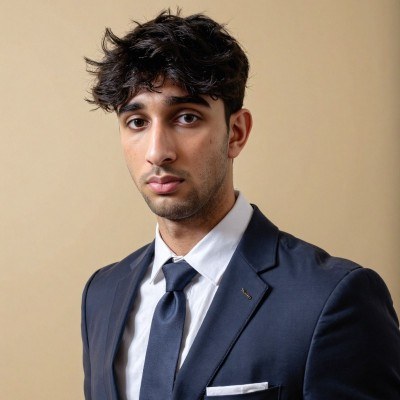
#> input picture Profile_Pic.jpg, 400 x 400 px
$ python generate.py
#> lines starting #> are read from the running program, lines starting #| are printed output that depends on the picture
### scripts/portrait.py
"""Turns Profile_Pic.jpg into colored ASCII rows: [[(char, hex_color | None), ...], ...]."""
from pathlib import Path

from PIL import Image, ImageEnhance, ImageFilter, ImageOps

SRC = Path(__file__).resolve().parent.parent / 'Profile_Pic.jpg'
RAMP = '@%#*+=-:.'          # dark pixel -> dense glyph, so hair and suit carry the shape
BACKDROP = (215, 190, 150)  # photo's beige wall, dropped to blank space


def portrait(cols=54, rows=34, crop=(80, 20, 330, 330)):
    im = Image.open(SRC).convert('RGB').crop(crop)
    im = im.filter(ImageFilter.UnsharpMask(radius=3, percent=160, threshold=2))
    small = im.resize((cols, rows), Image.LANCZOS)
    lum = ImageOps.autocontrast(small.convert('L'), cutoff=2)
    color = ImageEnhance.Color(ImageEnhance.Brightness(small).enhance(1.35)).enhance(1.4)

    def lift(c):  # keep darks readable on a dark terminal; quantize so runs merge into fewer tspans
        return min(255, max(90, c) // 20 * 20 + 10)

    out = []
    for y in range(rows):
        row = []
        for x in range(cols):
            r, g, b = small.getpixel((x, y))
            if ((r - BACKDROP[0]) ** 2 + (g - BACKDROP[1]) ** 2 + (b - BACKDROP[2]) ** 2) ** 0.5 < 50:
                row.append((' ', None))
                continue
            v = lum.getpixel((x, y)) / 255
            R, G, B = color.getpixel((x, y))
            row.append((RAMP[min(len(RAMP) - 1, int(v * len(RAMP)))], f'#{lift(R):02x}{lift(G):02x}{lift(B):02x}'))
        out.append(row)
    return out

### scripts/generate.py
"""Builds every SVG in assets/ for the profile README.

    python3 scripts/generate.py      (needs Pillow)

All copy lives in the CONTENT section below. Edit it, re-run, commit the assets.
GitHub renders these through <img>, so everything is self-contained: no JS, no external
fonts or images, animations are SMIL, and links live on the <a> wrapping each image.
"""
import textwrap
from pathlib import Path
from xml.sax.saxutils import escape

from portrait import portrait

ASSETS = Path(__file__).resolve().parent.parent / 'assets'

# ─────────────────────────────── CONTENT ───────────────────────────────

USER, HOST = 'ali', 'shamsi'   # shows as ali@shamsi in every prompt, window title and the neofetch title

NEOFETCH = [
    ('OS', 'Computer Engineering @ SFU'),
    ('Uptime', '4th year · grad Dec 2026'),
    ('Host', 'Vancouver, BC'),
    ('Kernel', 'prev. SWE co-op @ TELUS'),
    ('Firmware', 'C on ARM · SFU Robot Soccer'),
    ('Shell', 'Python · TypeScript · C++ · Rust'),
    ('Frameworks', 'React · Next.js · FastAPI · OpenCV'),
    ('Packages', '14 public repos'),
    ('Now', 'shipping a personal RAG chatbot'),
    ('Fuel', 'coffee, refilled per commit'),
    ('Offline', 'mountain biking · skiing'),
    ('Web', 'ali-shamsi-dev.netlify.app'),
]

PROJECTS = [
    dict(slug='paddlepal', name='PaddlePal', badge='capstone · A',
         desc='Smart pickleball paddle. RP2040 firmware reads impact sensors and streams '
              'over BLE to a native iOS app for swing and hit-zone analytics.',
         stack=['react-native', 'hardware', 'firebase', 'c++']),
    dict(slug='steadyscript', name='SteadyScript', badge='★ nwHacks 2026 ×2 Winner',
         desc='Tremor-therapy biofeedback. OpenCV tracks a pen over webcam, a custom '
              'jitter algorithm scores steadiness, Arduino LEDs react live.',
         stack=['react', 'fastapi', 'opencv', 'arduino']),
    dict(slug='portfolio-v3', name='Portfolio + RAG', badge='● live',
         desc='My site, plus a chatbot that answers questions about my work: Cloudflare '
              'Worker API, Qdrant vector search, Gemini embeddings and LLM fallback chain.',
         stack=['react', 'vite', 'cloudflare', 'qdrant', 'gemini']),
    dict(slug='phishnet', name='PhishNet.AI', badge='AI/ML hackathon',
         desc='Paste an email, get a phishing verdict. SVC + TF-IDF classifier behind a '
              'Flask API, plus a Learning Mode that trains you to spot phish yourself.',
         stack=['scikit-learn', 'flask', 'nltk', 'pandas', 'js']),
]

STACK = [
    ('languages', ['python', 'typescript', 'javascript', 'c', 'c++', 'sql', 'cuda']),
    ('ai-ml', ['pytorch', 'tensorflow', 'langchain', 'hugging-face', 'opencv', 'scikit-learn', 'whisper']),
    ('web', ['react', 'next.js', 'react-native', 'expo', 'fastapi', 'flask', 'node.js', 'tailwind']),
    ('cloud', ['gcp', 'cloudflare', 'firebase', 'qdrant', 'docker', 'terraform']),
    ('hardware', ['embeded c', 'bare metal', 'arduino', 'fpga', 'vivado', 'altera', 'i2c', 'spi', 'uart']),
    ('tools', ['git', 'linux terminal', 'cicd', 'github actions', 'pytest', 'claude-code', 'mcp', 'api']),
]

CONTACT = [('email', 'pink'), ('linkedin', 'cyan'), ('website', 'green'), ('resume', 'yellow')]

# ─────────────────────────────── THEME ───────────────────────────────

C = dict(bg='#0f1117', bar='#1a1d27', border='#2d3140', fg='#f8f8f2', dim='#6272a4',
         pink='#ff79c6', purple='#bd93f9', green='#50fa7b', cyan='#8be9fd', yellow='#f1fa8c',
         orange='#ffb86c', red='#ff5555')
MONO = "ui-monospace,SFMono-Regular,'SF Mono',Menlo,Consolas,'Liberation Mono',monospace"
CH = 0.602  # monospace advance per 1px of font-size (Menlo/SF Mono); narrower fonts just leave slack


def save(name, w, h, body):
    svg = (f'<svg xmlns="http://www.w3.org/2000/svg" viewBox="0 0 {w} {h}" width="{w}" height="{h}" '
           f'font-family="{MONO}">{body}</svg>')
    (ASSETS / name).write_text(svg)


def window(w, h, title):
    return (f'<rect x="1" y="1" width="{w-2}" height="{h-2}" rx="12" fill="{C["bg"]}" stroke="{C["border"]}" stroke-width="1.5"/>'
            f'<path d="M1 13a12 12 0 0 1 12-12h{w-26}a12 12 0 0 1 12 12v23H1z" fill="{C["bar"]}"/>'
            f'<line x1="1" y1="36" x2="{w-1}" y2="36" stroke="{C["border"]}"/>'
            f'<circle cx="22" cy="18.5" r="6" fill="#ff5f57"/><circle cx="42" cy="18.5" r="6" fill="#febc2e"/>'
            f'<circle cx="62" cy="18.5" r="6" fill="#28c840"/>'
            f'<text x="{w/2}" y="23" text-anchor="middle" font-size="13" fill="{C["dim"]}">{escape(title)}</text>')


def prompt(x, y, path='~', cmd=''):
    return (f'<text x="{x}" y="{y}" font-size="15" xml:space="preserve">'
            f'<tspan fill="{C["green"]}" font-weight="700">{USER}@{HOST}</tspan>'
            f'<tspan fill="{C["fg"]}">:</tspan><tspan fill="{C["purple"]}" font-weight="700">{path}</tspan>'
            f'<tspan fill="{C["fg"]}">$ {escape(cmd)}</tspan></text>')


def prompt_width(path):
    return len(f'{USER}@{HOST}:{path}$ ') * 15 * CH


def typed(text, x, y, start, step=0.08, size=15):
    """Reveals one character at a time; independent of the viewer's font width."""
    spans = ''.join(f'<tspan visibility="hidden">{"&#160;" if ch == " " else escape(ch)}'
                    f'<set attributeName="visibility" to="visible" begin="{start + i*step:.2f}s" fill="freeze"/></tspan>'
                    for i, ch in enumerate(text))
    return f'<text x="{x:.0f}" y="{y}" font-size="{size}" fill="{C["fg"]}" xml:space="preserve">{spans}</text>'


def appear(inner, t, dur=0.25):
    return (f'<g opacity="0">{inner}<animate attributeName="opacity" from="0" to="1" '
            f'begin="{t:.2f}s" dur="{dur}s" fill="freeze"/></g>')


def cursor(x, y, begin=0.0):
    return (f'<rect x="{x:.0f}" y="{y-13}" width="9" height="17" fill="{C["fg"]}" opacity="0">'
            f'<animate attributeName="opacity" values="1;1;0;0" keyTimes="0;0.5;0.5;1" dur="1s" '
            f'begin="{begin:.2f}s" repeatCount="indefinite"/></rect>')


# ─────────────────────────────── ASSETS ───────────────────────────────

def header():
    W, H = 900, 540
    p = [window(W, H, f'{USER}@{HOST}: ~'), prompt(24, 66)]
    p.append(typed('neofetch', 24 + prompt_width('~'), 66, 0.4, 0.09))
    t0 = 0.4 + 8 * 0.09 + 0.3

    fs, lh, top = 8.6, 9.8, 112
    for r, row in enumerate(portrait()):
#> in portrait, `im = Image.open(SRC).convert('RGB').crop(crop)`:
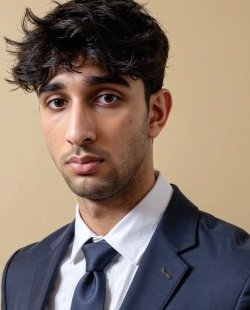
#> im: PIL image 250x310 RGB; mean R, G, B 133.9, 117.5, 105.9
#> in portrait, `im = im.filter(ImageFilter.UnsharpMask(radius=3, percent=160, threshol..`:
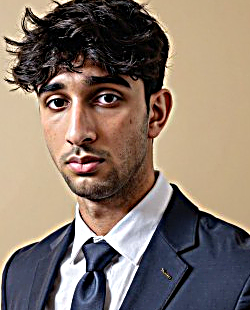
#> im: PIL image 250x310 RGB; mean R, G, B 134.1, 118.2, 106.6
#> in portrait, `small = im.resize((cols, rows), Image.LANCZOS)`:
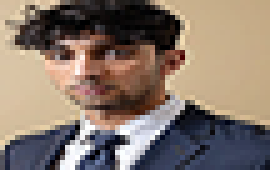
#> small: PIL image 54x34 RGB (shown 5 times larger); mean R, G, B 134.1, 118.2, 106.5
#> in portrait, `lum = ImageOps.autocontrast(small.convert('L'), cutoff=2)`:
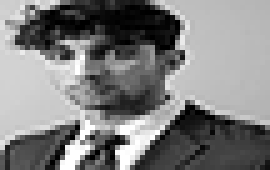
#> lum: PIL image 54x34 L (shown 5 times larger); min 0, max 255, mean 127
#> in portrait, `color = ImageEnhance.Color(ImageEnhance.Brightness(small).enhance(1.35..`:
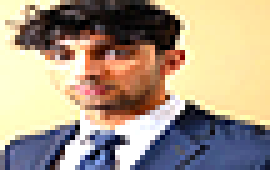
#> color: PIL image 54x34 RGB (shown 5 times larger); mean R, G, B 169.9, 153.8, 133.3
#> after the loop in portrait, `for y in range(rows):`: out = 34 items
        spans, run, col = [], '', None
#> spans = []; run = ''
        for ch, c in row + [(None, 'END')]:
            if c != col and run:
                spans.append(f'<tspan fill="{col}">{escape(run)}</tspan>' if col else escape(run))
                run = ''
            if ch is None:
                break
            col = c
            run += ch
#> this loop made 55 passes
#> run on passes 1 to 12: ' ', '  ', '   ', '    ', '     ', '      ', '       ', '        ', '         ', '          ', '           ', '            '
#> after the loop, run = ''; spans = 8 items
        p.append(appear(f'<text x="26" y="{top + r*lh:.1f}" font-size="{fs}" xml:space="preserve">{"".join(spans)}</text>',
                        t0 + r * 0.03, 0.2))

    X, Y, step = 340, 104, 25
    t = t0 + 0.4
    lines = [(f'<text x="{X}" y="{Y}" font-size="16" font-weight="700" xml:space="preserve">'
              f'<tspan fill="{C["green"]}">{USER}</tspan><tspan fill="{C["fg"]}">@</tspan>'
              f'<tspan fill="{C["purple"]}">{HOST}</tspan></text>'),
             f'<text x="{X}" y="{Y + step}" font-size="15" fill="{C["dim"]}">{"─" * len(USER + HOST + "@")}</text>']
    for i, (k, v) in enumerate(NEOFETCH, start=2):
        lines.append(f'<text x="{X}" y="{Y + i*step}" font-size="15" xml:space="preserve">'
                     f'<tspan fill="{C["pink"]}" font-weight="700">{escape(k)}</tspan>'
                     f'<tspan fill="{C["fg"]}">: {escape(v)}</tspan></text>')
    for i, s in enumerate(lines):
        p.append(appear(s, t + i * 0.1))
    y = Y + len(lines) * step - 8
    swatches = ['#21222c', C['red'], C['green'], C['yellow'], C['purple'], C['pink'], C['cyan'], C['fg']]
    p.append(appear(''.join(f'<rect x="{X + i*30}" y="{y}" width="30" height="16" fill="{c}"/>'
                            for i, c in enumerate(swatches)), t + len(lines) * 0.1))

    tend = t + len(lines) * 0.1 + 0.4
    p.append(appear(prompt(24, H - 22), tend))
    p.append(cursor(24 + prompt_width('~'), H - 22, tend))
    save('header.svg', W, H, ''.join(p))


def divider(name, cmd):
    body = (f'<text x="0" y="28" font-size="16" xml:space="preserve"><tspan fill="{C["dim"]}">──── </tspan>'
            f'<tspan fill="{C["green"]}" font-weight="700">$ </tspan><tspan fill="{C["purple"]}" font-weight="700">{escape(cmd)}</tspan>'
            f'<tspan fill="{C["dim"]}"> {"─" * 90}</tspan></text>')
    save(f'divider-{name}.svg', 900, 44, body)


def card(proj, n_lines):
    W = 440
    slug = proj['slug']
    path = f'~/{slug}'
    desc = textwrap.wrap(proj['desc'], 46)
    H = 206 + n_lines * 20
    p = [window(W, H, f'~/projects/{slug}'), prompt(18, 64, path, 'cat README.md')]

    title = f'# {proj["name"]}'
    p.append(f'<text x="18" y="96" font-size="19" font-weight="700" fill="{C["purple"]}">{escape(title)}</text>')
    if proj.get('badge'):
        bx = 18 + len(title) * 19 * CH + 12
        bw = len(proj['badge']) * 12 * CH + 18
        p.append(f'<rect x="{bx:.0f}" y="80" width="{bw:.0f}" height="21" rx="10" fill="none" stroke="{C["yellow"]}"/>'
                 f'<text x="{bx + 9:.0f}" y="95" font-size="12" fill="{C["yellow"]}">{escape(proj["badge"])}</text>')
    for i, line in enumerate(desc):
        p.append(f'<text x="18" y="{124 + i*20}" font-size="13.5" fill="{C["fg"]}" opacity=".85">{escape(line)}</text>')

    y = 124 + n_lines * 20 + 12
    p.append(prompt(18, y, path, 'ls stack/'))
    cols = [C['cyan'], C['green'], C['orange'], C['pink'], C['yellow']]
    spans = ''.join(f'<tspan fill="{cols[i % len(cols)]}" font-weight="700">{escape(s)}/</tspan><tspan>  </tspan>'
                    for i, s in enumerate(proj['stack']))
    assert sum(len(s) + 3 for s in proj['stack']) * 14 * CH < W - 30, f'{slug}: stack line too long'
    p.append(f'<text x="18" y="{y + 24}" font-size="14" xml:space="preserve">{spans}</text>')
    p.append(prompt(18, y + 50, path))
    p.append(cursor(18 + prompt_width(path), y + 50))
    save(f'card-{slug}.svg', W, H, ''.join(p))


def stack():
    W = 900
    label_w = max(len(k) for k, _ in STACK) + 3
    H = 124 + len(STACK) * 30
    p = [window(W, H, '~/stack'), prompt(24, 66)]
    p.append(typed('ls ~/stack/*', 24 + prompt_width('~'), 66, 0.3, 0.07))
    colors = [C['pink'], C['purple'], C['cyan'], C['orange'], C['green'], C['yellow']]
    for i, (cat, items) in enumerate(STACK):
        row = f'{cat}/'.ljust(label_w)
        assert (label_w + sum(len(s) + 2 for s in items)) * 14 * CH < W - 48, f'{cat}: row too long'
        s = (f'<text x="24" y="{100 + i*30}" font-size="14" xml:space="preserve">'
             f'<tspan fill="{colors[i]}" font-weight="700">{escape(row)}</tspan>'
             f'<tspan fill="{C["fg"]}">{escape("  ".join(items))}</tspan></text>')
        p.append(appear(s, 1.4 + i * 0.15))
    p.append(appear(prompt(24, H - 20), 1.4 + len(STACK) * 0.15))
    p.append(cursor(24 + prompt_width('~'), H - 20, 1.4 + len(STACK) * 0.15))
    save('stack.svg', W, H, ''.join(p))


ICONS = {
    'email': lambda c: (f'<rect x="18" y="16" width="22" height="16" rx="2" fill="none" stroke="{c}" stroke-width="2"/>'
                        f'<path d="M19 18l10 8 10-8" fill="none" stroke="{c}" stroke-width="2" stroke-linejoin="round"/>'),
    'linkedin': lambda c: (f'<rect x="18" y="13" width="22" height="22" rx="4" fill="{c}"/>'
                           f'<text x="29" y="30" text-anchor="middle" font-size="14" font-weight="800" '
                           f'font-family="Helvetica,Arial,sans-serif" fill="{C["bg"]}">in</text>'),
    'website': lambda c: (f'<circle cx="29" cy="24" r="11" fill="none" stroke="{c}" stroke-width="2"/>'
                          f'<ellipse cx="29" cy="24" rx="4.5" ry="11" fill="none" stroke="{c}" stroke-width="1.6"/>'
                          f'<path d="M18 24h22M20 18h18M20 30h18" stroke="{c}" stroke-width="1.4"/>'),
    'resume': lambda c: (f'<path d="M20 12h13l6 6v18H20z" fill="none" stroke="{c}" stroke-width="2" stroke-linejoin="round"/>'
                         f'<path d="M33 12v6h6M24 24h11M24 28h11M24 32h7" fill="none" stroke="{c}" stroke-width="1.6"/>'),
}


def contact_button(name, color):
    W, H = 200, 48
    c = C[color]
    body = (f'<rect x="1" y="1" width="{W-2}" height="{H-2}" rx="10" fill="{C["bg"]}" stroke="{c}" stroke-width="1.5"/>'
            f'{ICONS[name](c)}'
            f'<text x="54" y="29" font-size="15" xml:space="preserve"><tspan fill="{C["green"]}" font-weight="700">./</tspan>'
            f'<tspan fill="{c}" font-weight="700">{name}</tspan></text>'
            f'<text x="{W-18}" y="29" text-anchor="end" font-size="15" fill="{C["dim"]}">↗</text>')
    save(f'btn-{name}.svg', W, H, body)


def coffee():
    """Easter egg: `brew install coffee` with a progress bar and a steaming ASCII mug."""
    W, H = 640, 420
    p = [window(W, H, 'caffeine.sh'), prompt(24, 66)]
    p.append(typed('brew install coffee', 24 + prompt_width('~'), 66, 0.3, 0.06))
    t = 0.3 + 19 * 0.06 + 0.3
    out = [(C['cyan'], '==> Grinding beans...'), (C['cyan'], '==> Brewing at 94°C...')]
    for i, (col, s) in enumerate(out):
        p.append(appear(f'<text x="24" y="{96 + i*24}" font-size="14" fill="{col}">{escape(s)}</text>', t + i * 0.5))
    # progress bar fills after the brew line
    bar_t = t + 1.1
    p.append(appear(f'<text x="24" y="148" font-size="14" fill="{C["fg"]}" xml:space="preserve">[                              ]</text>', bar_t, 0.1))
    p.append(f'<rect x="34" y="137" width="0" height="13" fill="{C["green"]}">'
             f'<animate attributeName="width" from="0" to="252" begin="{bar_t:.2f}s" dur="1.8s" fill="freeze"/></rect>')
    done = bar_t + 1.9
    p.append(appear(f'<text x="310" y="148" font-size="14" fill="{C["green"]}">100%</text>', done, 0.1))

    mug = ['.-----------.',
           '|           |--.',
           '|  ALI.EXE  |  |',
           '|           |--\'',
           '\\           /',
           " `---------'"]
    mx, my = 250, 226
    for i, line in enumerate(mug):
        p.append(appear(f'<text x="{mx}" y="{my + i*18}" font-size="15" fill="{C["orange"]}" xml:space="preserve">{escape(line)}</text>',
                        done + 0.3 + i * 0.08))
    # steam: three wisps rising off the rim and fading, on a loop
    for j, d in enumerate([0.0, 0.6, 1.2]):
        x = mx + (3 + j * 3) * 15 * CH
        p.append(f'<text x="{x:.0f}" y="{my - 14}" font-size="16" fill="{C["dim"]}" opacity="0">{"(" if j % 2 else ")"}'
                 f'<animate attributeName="y" values="{my - 14};{my - 50}" dur="1.8s" begin="{done + 1 + d:.2f}s" repeatCount="indefinite"/>'
                 f'<animate attributeName="opacity" values="0;.9;0" dur="1.8s" begin="{done + 1 + d:.2f}s" repeatCount="indefinite"/></text>')
    fin = done + 1.2
    p.append(appear(f'<text x="24" y="{H - 48}" font-size="14" fill="{C["green"]}">✔ coffee installed. resuming: shipping code.</text>', fin))
    p.append(appear(prompt(24, H - 20), fin + 0.3))
    p.append(cursor(24 + prompt_width('~'), H - 20, fin + 0.3))
    save('coffee.svg', W, H, ''.join(p))


if __name__ == '__main__':
    ASSETS.mkdir(exist_ok=True)
    header()
    for name, cmd in [('projects', 'cd ~/projects'), ('stack', 'ls ~/stack'),
                      ('activity', 'git log --graph'), ('contact', './contact.sh')]:
        divider(name, cmd)
    n_lines = max(len(textwrap.wrap(p['desc'], 46)) for p in PROJECTS)
    for proj in PROJECTS:
        card(proj, n_lines)
    stack()
    for name, color in CONTACT:
        contact_button(name, color)
    coffee()
    print('wrote', ', '.join(sorted(f.name for f in ASSETS.glob('*.svg'))))
